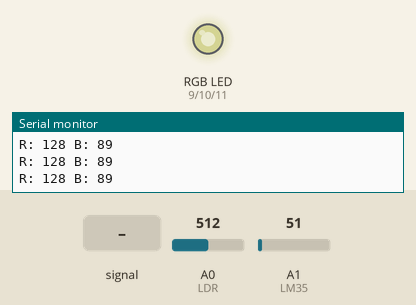
Recording of a sketch running on a simulated Arduino Uno, built with avr-gcc and run on an emulated ATmega328P. Shown: an RGB LED mixed from three pins (HIGH = lit), the last lines printed to the serial monitor. The inputs (shaded band) are chosen by the test bench; at power-on: A0 (LDR) = 512, A1 (LM35) = 51. Dim RGB values are drawn brighter than linear.

Above: at 1.2 s.
1.3 s: A0 (LDR) fed a 200 Hz sine of ±81 counts around its level
4.3 s: A0 (LDR) set to 900
5.8 s: A1 (LM35) set to 67
At 6.8 s:
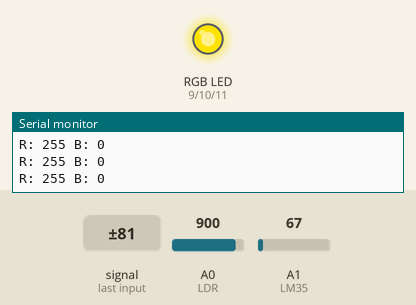
7.3 s: A1 (LM35) set to 30
At 8.5 s:
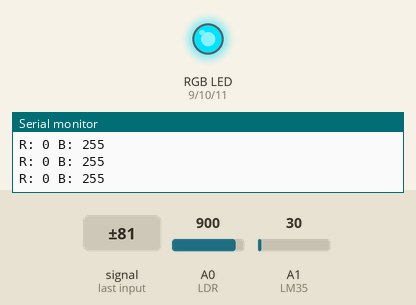
8.8 s: A0 (LDR) set to 716
At 9.2 s:
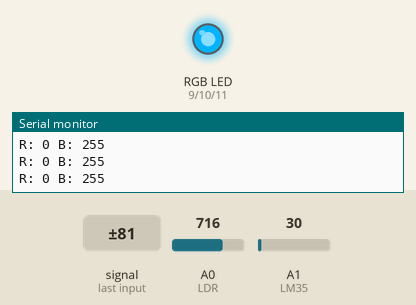
10.3 s: A1 (LM35) set to 71
At 11.2 s:
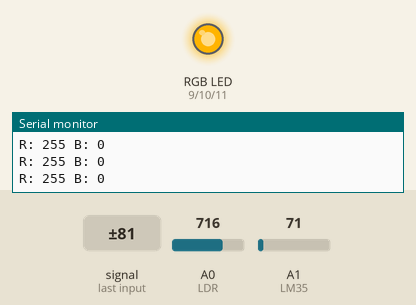
Timing chart, 0 to 12.8 s (numbered marks = the images above; inputs shaded):
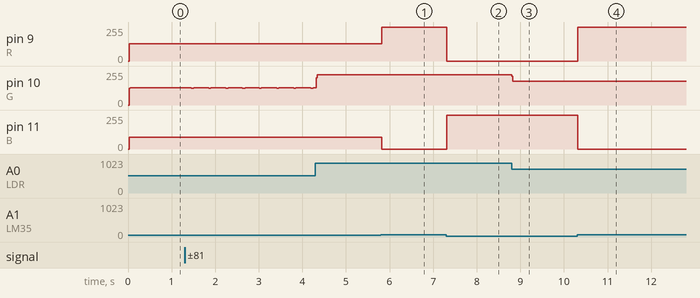

Measured:
- the behaviour switches between 61 and 62 on A1 (LM35) (found by bisection; images 0 and 1)
- after the input at 5.8 s, pin 9 (R): 128/255 → 255/255 at once; pin 11 (B): 89/255 → 0/255 at once
- after the input at 7.3 s, pin 9 (R): 255/255 → 0/255 at once; pin 11 (B): 0/255 → 255/255 at once
- after the input at 8.8 s, pin 10 (G): 226/255 → 180/255 at once
- after the input at 10.3 s, pin 9 (R): 0/255 → 255/255 at once; pin 11 (B): 255/255 → 0/255 at once

The sketch:

magic_wand.ino
```cpp
const int LDR = 0;
const int LM35 = 1;
const int R = 9;
const int G = 10;
const int B = 11;


float temp;
float analVoltage;
float ldr;
int i;

void setup() {
  Serial.begin(9600);

  pinMode(R, OUTPUT);
  pinMode(G, OUTPUT);
  pinMode(B, OUTPUT);

}

void loop() {
  // put your main code here, to run repeatedly:
  analVoltage = 0;
  for (i = 0; i < 100; i++) {
    analVoltage += analogRead(LM35);
    ldr += analogRead(LDR);
  }

  analVoltage = analVoltage / 100;
  analVoltage = (analVoltage / 1023) * 5000;
  temp = analVoltage / 10.0;
  ldr = ldr /100;
  /*
  Serial.print("Temp: ");
  Serial.println(temp);
  Serial.print("LDR: ");
  Serial.println(ldr);*/
  lightRGB(ldr, temp);


}


void lightRGB(float l, float t) {
  int luxMul = 0;
  int r = 0;
  int g = 0;
  int b = 0;

  /*
  if (l < 400) {
      luxMul = int(l) % 255;
      //luxMul = ;
  }
  */
  luxMul = map((int) l, 0, 1023, 255, 0);

  if (t < 22) {
    b = 255;
  } else if (t < 30) {
    b = constrain(map(t, 22, 27, 64, 128), 0, 128);
    r = constrain(map(t, 25, 30, 64, 128), 128, 255);

  } else {
    r = 255;
  }
Serial.print("R: ");
Serial.print(r);
Serial.print(" B: ");
Serial.println(b);


  analogWrite(R, r);
  analogWrite(G, 255 - luxMul);
  analogWrite(B, b);


}
```
